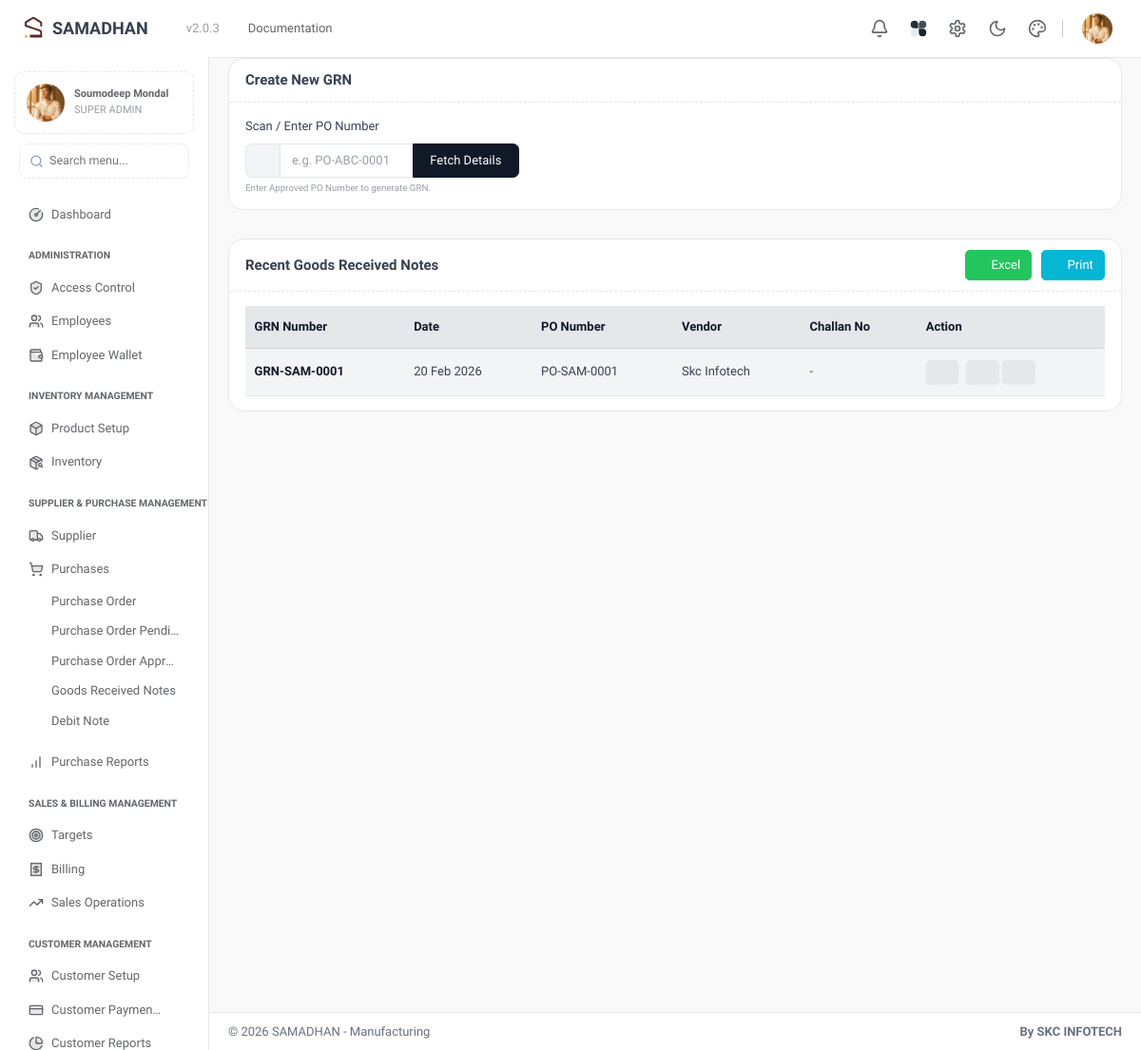
/goods_received_notes (signed in), run on an earlier commit of the app's database.
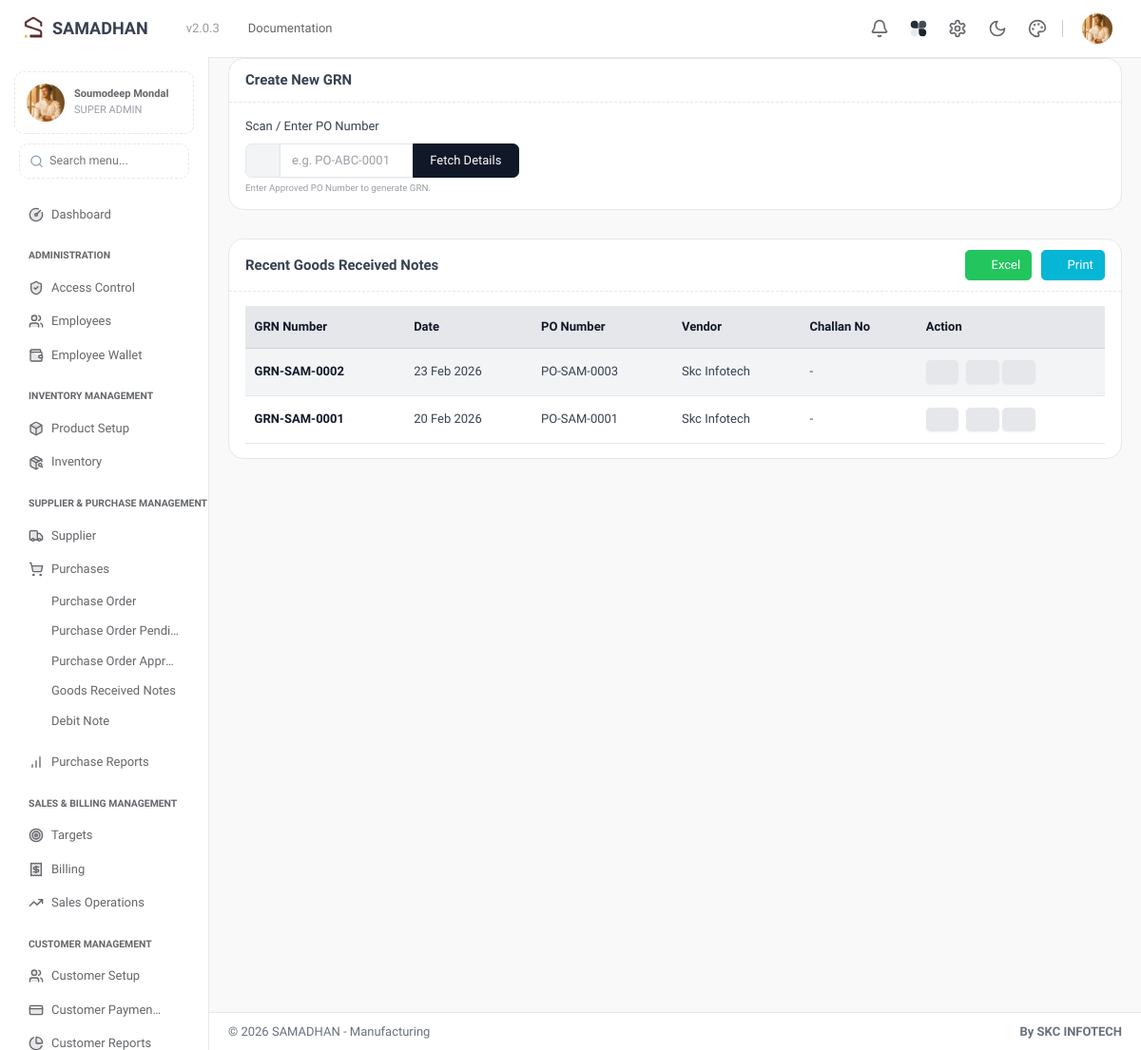
And on a later commit of the database.
### tables this page shows
CREATE TABLE `goods_received_notes` (
  `grn_id` bigint(20) NOT NULL,
  `organization_id` int(11) NOT NULL,
  `po_id` bigint(20) NOT NULL,
  `vendor_id` bigint(20) NOT NULL,
  `grn_number` varchar(50) NOT NULL,
  `grn_date` date NOT NULL,
  `challan_no` varchar(100) DEFAULT NULL,
  `remarks` text DEFAULT NULL,
  `created_at` timestamp NOT NULL DEFAULT current_timestamp()
);

CREATE TABLE `purchase_orders` (
  `purchase_orders_id` bigint(20) NOT NULL,
  `organization_id` int(11) NOT NULL,
  `vendor_id` bigint(20) NOT NULL,
  `delivery_address_type` enum('organization','customer') DEFAULT 'organization',
  `delivery_address_text` text DEFAULT NULL,
  `po_number` varchar(50) NOT NULL,
  `reference_no` varchar(100) DEFAULT NULL,
  `order_date` date NOT NULL,
  `delivery_date` date DEFAULT NULL,
  `payment_terms` varchar(50) DEFAULT NULL,
  `payment_date` date DEFAULT NULL,
  `shipment_preference` varchar(50) DEFAULT NULL,
  `notes` text DEFAULT NULL,
  `terms_conditions` text DEFAULT NULL,
  `sub_total` decimal(15,2) DEFAULT 0.00,
  `discount_type` enum('percentage','amount') DEFAULT 'percentage',
  `discount_value` decimal(10,2) DEFAULT 0.00,
  `adjustment` decimal(10,2) DEFAULT 0.00,
  `gst_type` varchar(50) DEFAULT NULL,
  `gst_rate` decimal(10,2) DEFAULT 0.00,
  `cgst_amount` decimal(10,2) DEFAULT 0.00,
  `sgst_amount` decimal(10,2) DEFAULT 0.00,
  `igst_amount` decimal(10,2) DEFAULT 0.00,
  `total_amount` decimal(15,2) NOT NULL,
  `status` enum('draft','sent','confirmed','cancelled','partially_received','received') DEFAULT 'draft',
  `created_at` timestamp NOT NULL DEFAULT current_timestamp(),
  `updated_at` timestamp NOT NULL DEFAULT current_timestamp() ON UPDATE current_timestamp()
);

CREATE TABLE `vendors_listing` (
  `vendor_id` bigint(20) NOT NULL,
  `organization_id` int(11) NOT NULL,
  `vendor_code` varchar(100) NOT NULL,
  `salutation` varchar(10) DEFAULT NULL,
  `first_name` varchar(100) DEFAULT NULL,
  `last_name` varchar(100) DEFAULT NULL,
  `company_name` varchar(255) DEFAULT NULL,
  `display_name` varchar(255) NOT NULL,
  `vendor_type` varchar(100) NOT NULL,
  `vendor_account_type` varchar(50) NOT NULL,
  `email` varchar(255) DEFAULT NULL,
  `work_phone` varchar(20) DEFAULT NULL,
  `mobile` varchar(20) DEFAULT NULL,
  `vendor_language` varchar(50) DEFAULT 'English',
  `pan` varchar(20) DEFAULT NULL,
  `gst_no` varchar(50) NOT NULL,
  `currency` varchar(10) DEFAULT 'INR',
  `opening_balance` decimal(15,2) DEFAULT 0.00,
  `opening_balance_type` enum('DR','CR') DEFAULT NULL,
  `current_balance_due` decimal(15,2) NOT NULL,
  `payment_terms` varchar(100) DEFAULT NULL,
  `status` enum('active','inactive') DEFAULT 'active',
  `avatar` varchar(255) DEFAULT NULL,
  `created_at` timestamp NOT NULL DEFAULT current_timestamp(),
  `updated_at` timestamp NOT NULL DEFAULT current_timestamp() ON UPDATE current_timestamp()
);

### views/purchase/goods_received_notes.php (the view, shortened to what the changed rows need)
<div class="container-fluid">
    <div class="row" id="grn_list_section">
        <div class="col-12">
            <div class="card">
                <div class="card-body">
                    <table data-tables="basic" class="table table-hover table-striped dt-responsive align-middle mb-0" id="grn_table" style="width: 100%;">
                        <thead class="table-light">
                                <tr>
                                    <th>GRN Number</th>
                                    <th>Date</th>
                                    <th>PO Number</th>
                                    <th>Vendor</th>
                                    <th>Challan No</th>
                                    <th class="no-export">Action</th>
                                </tr>
                            </thead>
                            <tbody>
                                <?php
                                $gSql = "SELECT grn.*, po.po_number, v.display_name
                                         FROM goods_received_notes grn
                                         LEFT JOIN purchase_orders po ON grn.po_id = po.purchase_orders_id
                                         LEFT JOIN vendors_listing v ON grn.vendor_id = v.vendor_id
                                         WHERE 1=1 ORDER BY grn.grn_id DESC";
                                $gRes = $conn->query($gSql);
                                if($gRes && $gRes->num_rows > 0){
                                    while($grow = $gRes->fetch_assoc()){
                                        ?>
                                        <tr>
                                            <td><span class="fw-bold text-primary"><?= htmlspecialchars($grow['grn_number']) ?></span></td>
                                            <td><?= date('d M Y', strtotime($grow['grn_date'])) ?></td>
                                            <td><?= htmlspecialchars($grow['po_number']) ?></td>
                                            <td><?= htmlspecialchars(ucwords(strtolower($grow['display_name']))) ?></td>
                                            <td><?= htmlspecialchars($grow['challan_no'] ?: '-') ?></td>
                                            <td class="no-export">
                                                <button class="btn btn-sm btn-light me-1" onclick="viewGRN(<?= $grow['grn_id'] ?>)" title="View Details">
                                                    <i class="ti ti-eye"></i>
                                                </button>
                                                <a href="<?= $basePath ?>/print_grn?id=<?= $grow['grn_id'] ?>" target="_blank" class="btn btn-sm btn-light text-dark" title="Print GRN">
                                                    <i class="ti ti-printer"></i>
                                                </a>
                                                <a href="<?= $basePath ?>/controller/purchase/export_grn_excel.php?id=<?= $grow['grn_id'] ?>" class="btn btn-sm btn-light text-success" title="Export Excel">
                                                    <i class="ti ti-file-spreadsheet"></i>
                                                </a>
                                            </td>
                                        </tr>
                                        <?php
                                    }
                                } else {
                                    echo '<tr><td colspan="6" class="text-center text-muted py-4">No GRNs created yet.</td></tr>';
                                }
                                ?>
                            </tbody>
                        </table>
                </div>
            </div>
        </div>
    </div>
</div>

What changed in the data, as far as the page shows it:
added goods_received_notes: grn_number "GRN-SAM-0002", grn_date "23 Feb 2026", purchase_orders.po_number "PO-SAM-0003", vendor.display_name "Skc Infotech", challan_no "-"
